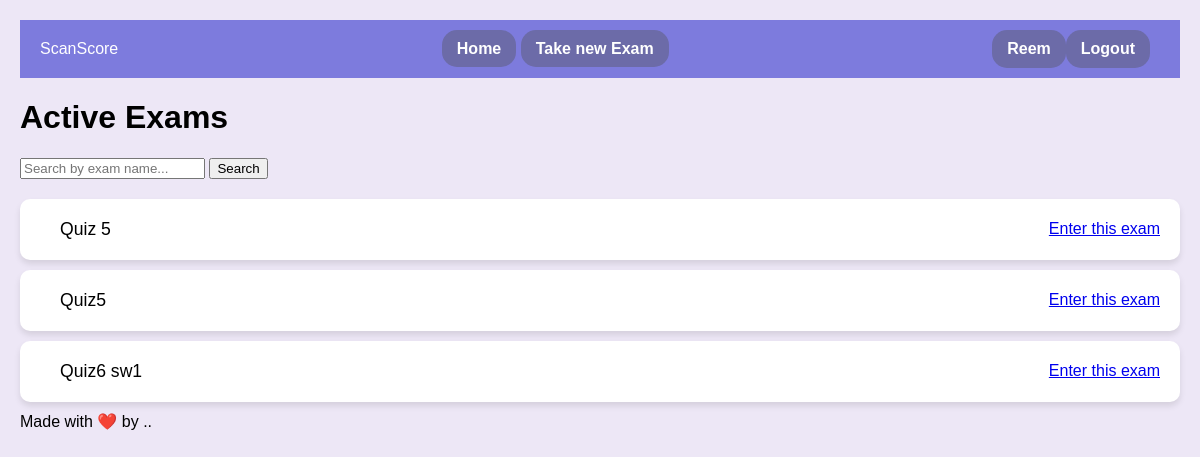
/student/take_exam/ (signed in), run on an earlier commit of the app's database.
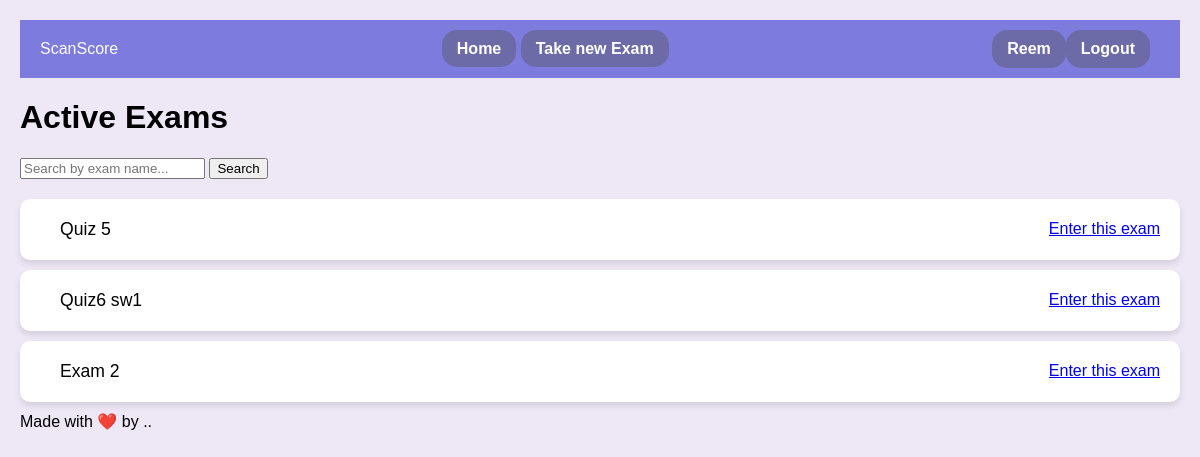
And on a later commit of the database.
### myapp/models.py (models this page shows)
class Exam(models.Model):
    name = models.CharField(max_length=100)
    teacher = models.ForeignKey(User, on_delete=models.CASCADE)
    question= models.TextField(max_length=10000)
    model_answer = models.TextField(max_length=10000)
    keywordsList = models.TextField(max_length=10000,null=True,blank=True)
    is_active = models.BooleanField(default=False)
    time_created = models.DateTimeField(auto_now_add=True)
    time_updated = models.DateTimeField(auto_now=True)

### myapp/views.py (the view)
# urls.py: path('student/take_exam/', views.take_exam, name='take_exam'),
@login_required
def take_exam(request):
    search_query = request.GET.get('search', '')  # Get the search term from the URL
    submitted_exams = ExamSubmission.objects.filter(student=request.user).values_list('exam', flat=True) #Exams that the student has submitted
    if search_query:
        exams = Exam.objects.filter(is_active=True, name__icontains=search_query).exclude(pk__in=submitted_exams)
    else:
        exams = Exam.objects.filter(is_active=True).exclude(pk__in=submitted_exams)
    return render(request, 'myapp/student/take_exam.html', {'exams': exams})

### templates/myapp/student/take_exam.html (shortened to what this page needs)
{% extends "myapp/student/student-base.html" %}
{% block content %}
<h1>Active Exams</h1>
<form method="get" action="{% url 'take_exam' %}">
    <input type="text" name="search" placeholder="Search by exam name...">
    <button type="submit">Search</button>
</form>
<div class="exam-list">
    {% for exam in exams %}
    <div class="exam-item">
        <div class="exam-title">{{ exam.name }}</div>
        <a href=" {% url 'enter_exam' exam.id %}">Enter this exam</a>
    </div>
    {% empty %}
    <p>No active exams available.</p>
    {% endfor %}
</div>
{% endblock %}

What changed in the data, as far as the page shows it:
no longer on this page (row edited): Exam: name "Quiz5"
added Exam: name "Exam 2"
